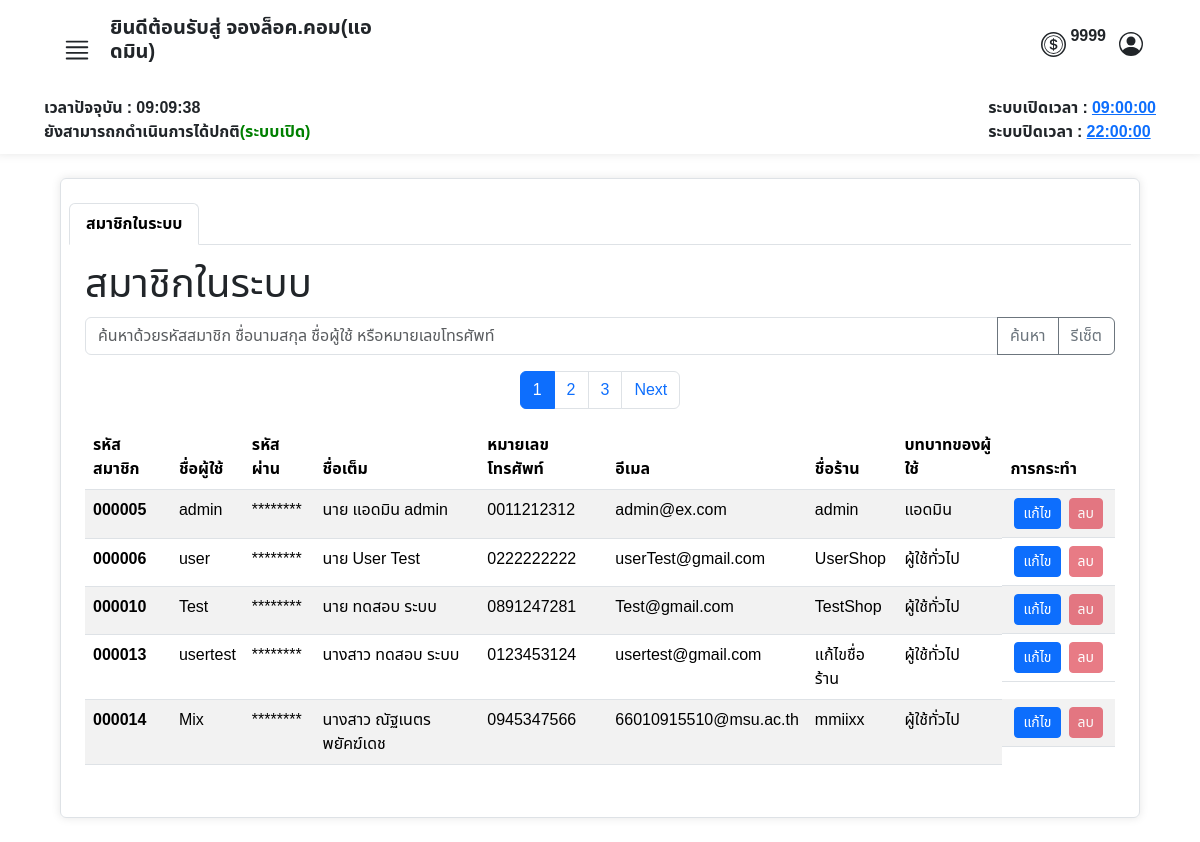
Page /admin/view_member.php (signed in) on the committed database.
### tables this page shows
CREATE TABLE `operating_hours` (
  `id` int(11) NOT NULL,
  `opening_time` time NOT NULL,
  `closing_time` time NOT NULL
);

CREATE TABLE `tbl_user` (
  `user_id` int(6) UNSIGNED ZEROFILL NOT NULL COMMENT 'รหัสลูกค้า',
  `prefix` enum('นาย','นาง','นางสาว') NOT NULL COMMENT 'คำนำหน้าชื่อ',
  `firstname` varchar(255) NOT NULL COMMENT 'ชื่อ',
  `lastname` varchar(255) NOT NULL COMMENT 'นามสกุล',
  `tel` varchar(11) NOT NULL COMMENT 'เบอร์โทรศัพท์',
  `email` varchar(255) NOT NULL COMMENT 'อีเมลล์',
  `username` varchar(255) NOT NULL COMMENT 'ชื่อผู้ใช้',
  `password` varchar(255) NOT NULL COMMENT 'รหัสผ่าน',
  `userrole` int(3) NOT NULL COMMENT '1=ลูกค้า,2=แอดมิน',
  `shop_name` varchar(50) NOT NULL COMMENT 'ชื่อร้านค้า',
  `token` int(11) NOT NULL,
  `last_login` datetime DEFAULT NULL
);

### admin/view_member.php (the view, shortened to what this page needs)
<?php
require("../condb.php");
?>
<!DOCTYPE html>
<html lang="en">
<head>
    <link href="https://cdn.jsdelivr.net/npm/bootstrap@5.3.3/dist/css/bootstrap.min.css" rel="stylesheet">
    <link rel="stylesheet" href="../asset/css/font.css">
    <link rel="stylesheet" href="https://cdn.jsdelivr.net/npm/sweetalert2@11/dist/sweetalert2.min.css">
</head>
<body>
    <?php include('./admin_nav.php'); ?>
    <div class="container my-4 px-2 border bgcolor py-4 rounded overflow-auto" style="width: 90%; height: 40rem;">
        <ul class="nav nav-tabs" id="myTab">
            <li class="nav-item">
                <a class="nav-link active" data-bs-toggle="tab" href="#categort"><strong>สมาชิกในระบบ</strong></a>
            </li>
        </ul>
        <div class="tab-content" id="myTabContent">
            <div class="tab-pane fade show active mt-2 mx-2 p-2" id="categort">
                <div>
                    <h1>สมาชิกในระบบ</h1>
                </div>
                <div class="mt-2">
                    <form method="GET">
                        <div class="input-group mb-3">
                            <input class="form-control" type="text" name="search_query" placeholder="ค้นหาด้วยรหัสสมาชิก ชื่อนามสกุล ชื่อผู้ใช้ หรือหมายเลขโทรศัพท์" value="<?php echo isset($_GET['search_query']) ? htmlspecialchars($_GET['search_query']) : ''; ?>">
                            <button class="btn btn-outline-secondary" type="submit">ค้นหา</button>
                            <a href="?reset=true" class="btn btn-outline-secondary">รีเซ็ต</a>
                        </div>
                    </form>
                    <?php
                    $results_per_page = 5;
                    $sql_total = "SELECT COUNT(*) FROM tbl_user";
                    $result_total = $conn->query($sql_total);
                    $row_total = $result_total->fetch_row();
                    $total_records = $row_total[0];
                    if ($results_per_page > 0) {
                        $total_pages = ceil($total_records / $results_per_page);
                    } else {
                        echo "Error: Results per page must be greater than 0.";
                        exit;
                    }
                    $current_page = isset($_GET['page']) ? (int)$_GET['page'] : 1;
                    $adjacents = 1;
                    echo "<nav>";
                    echo "<ul class='pagination justify-content-center'>";
                    if ($total_pages <= (1 + ($adjacents * 2))) {
                        for ($i = 1; $i <= $total_pages; $i++) {
                            if ($i == $current_page) {
                                echo "<li class='page-item active'><a class='page-link' href='#'>" . $i . "</a></li>";
                            } else {
                                echo "<li class='page-item'><a class='page-link' href='?page=" . $i . "'>" . $i . "</a></li>";
                            }
                        }
                    }
                    if ($current_page < $total_pages) {
                        echo "<li class='page-item'><a class='page-link' href='?page=" . ($current_page + 1) . "'>Next</a></li>";
                    }
                    echo "</ul>";
                    echo "</nav>";
                    $sql = "SELECT * FROM tbl_user";
                    $start_from = ($current_page - 1) * $results_per_page;
                    $sql .= " LIMIT $start_from, $results_per_page";
                    $result = $conn->query($sql);
                    if ($result->num_rows > 0) {
                        echo "<table class='table table-striped'>";
                        echo "<thead>
                <tr>
                    <th>รหัสสมาชิก</th>
                    <th>ชื่อผู้ใช้</th>
                    <th>รหัสผ่าน</th>
                    <th>ชื่อเต็ม</th>
                    <th>หมายเลขโทรศัพท์</th>
                    <th>อีเมล</th>
                    <th>ชื่อร้าน</th>
                    <th>บทบาทของผู้ใช้</th>
                    <th>การกระทำ</th>
                </tr>
                </thead>";
                        echo "<tbody>";
                        while ($row = $result->fetch_assoc()) {
                            $fullmembername = htmlspecialchars($row["prefix"] . " " . $row["firstname"] . " " . $row["lastname"]);
                            $password = htmlspecialchars($row["password"]);
                            $canDelete = (strtotime($row['last_login']) < strtotime('-1 year')) ? '' : 'disabled';
                            echo "<tr data-user-id='" . htmlspecialchars($row["user_id"]) . "'>";
                            echo "<td><strong>" . htmlspecialchars($row["user_id"]) . "</strong></td>";
                            echo "<td>" . htmlspecialchars($row["username"]) . "</td>";
                            echo "<td><span class='password-toggle' data-password='$password'>********</span></td>";
                            echo "<td>" . $fullmembername . "</td>";
                            echo "<td>" . htmlspecialchars($row["tel"]) . "</td>";
                            echo "<td>" . htmlspecialchars($row["email"]) . "</td>";
                            echo "<td>" . htmlspecialchars($row["shop_name"]) . "</td>";
                            echo "<td>" . ($row["userrole"] == 1 ? "แอดมิน" : "ผู้ใช้ทั่วไป") . "</td>";
                            echo "<td class='d-flex'>
                        <button class='btn mx-1 btn-sm btn-primary edit-btn' data-bs-toggle='modal' data-bs-target='#editModal' data-user-id='" . htmlspecialchars($row["user_id"]) . "'>แก้ไข</button>
                        <button class='btn mx-1 btn-sm btn-danger delete-btn' $canDelete data-user-id='" . htmlspecialchars($row["user_id"]) . "'>ลบ</button>
                    </td>";
                            echo "</tr>";
                        }
                        echo "</tbody>";
                        echo "</table>";
                    } else {
                        echo "ไม่พบข้อมูล";
                    }
                    ?>
                </div>
            </div>
        </div>
    </div>
</body>
</html>

### admin/admin_nav.php (shortened to what this page needs)
<nav class="row g-2 bgcolor">
    <div class="col-12 d-flex justify-content-between px-5 py-3">
        <div class="col-4">
            <div class="d-flex align-items-end ">
                <button class="btn" type="button" data-bs-toggle="offcanvas" data-bs-target="#offcanvasWithBothOptions" aria-controls="offcanvasWithBothOptions">
                </button>
                <h5>
                    <strong>ยินดีต้อนรับสู่ จองล็อค.คอม(แอดมิน)</strong>
                </h5>
            </div>
        </div>
        <div class="d-flex align-items-center ">
            <div class="row  ">
                <div class="col d-flex align-items-center justify-content-center">
                    <p class="ms-1">
                        <strong>
                            <?php
                            echo $_SESSION["token"];
                            ?>
                        </strong>
                    </p>
                </div>
            </div>
            <button class="btn " type="button" data-bs-toggle="modal" data-bs-target="#ProfileModal">
            </button>
        </div>
    </div>
    <?php
    require("../condb.php");
    $sql_time = "SELECT opening_time, closing_time FROM operating_hours LIMIT 1";
    $result = $conn->query($sql_time);
    $row_time = $result->fetch_assoc();
    $openingTime = $row_time['opening_time'];
    $closingTime = $row_time['closing_time'];
    ?>
    <div class="col-12 d-flex justify-content-between px-5">
        <strong>
            <div id="time"></div>
            <div id="status"></div>
        </strong>
        <strong>
            <div id="opening_time">ระบบเปิดเวลา : <a href="#" data-bs-toggle="modal" data-bs-target="#editTimeModal"><?php echo $openingTime; ?></a></div>
            <div id="closing_time">ระบบปิดเวลา : <a href="#" data-bs-toggle="modal" data-bs-target="#editTimeModal"><?php echo $closingTime; ?></a></div>
        </strong>
    </div>
</nav>

### admin/view_member.php (style rules this page uses)
body { background-image: url(../asset/img/img.market2.jpg); width: 100%; height: 100%; background-repeat: repeat; background-size: cover; }

### admin/admin_nav.php (style rules this page uses)
.bgcolor { background-color: rgba(255, 255, 255, 0.9); padding-bottom: 10px; box-shadow: 0 0 10px rgba(0, 0, 0, 0.1); }

### rows in the picture
operating_hours: opening_time "09:00:00", closing_time "22:00:00"
tbl_user: user_id "000005", username "admin", fullmembername "นาย แอดมิน admin", tel "0011212312", email "admin@ex.com", shop_name "admin"
tbl_user: user_id "000006", username "user", fullmembername "นาย User Test", tel "0222222222", email "userTest@gmail.com", shop_name "UserShop", shows "ผู้ใช้ทั่วไป"
tbl_user: user_id "000010", username "Test", fullmembername "นาย ทดสอบ ระบบ", tel "0891247281", email "Test@gmail.com", shop_name "TestShop", shows "ผู้ใช้ทั่วไป"
tbl_user: user_id "000013", username "usertest", fullmembername "นางสาว ทดสอบ ระบบ", tel "0123453124", email "usertest@gmail.com", shop_name "แก้ไขชื่อร้าน", shows "ผู้ใช้ทั่วไป"
tbl_user: user_id "000014", username "Mix", fullmembername "นางสาว ณัฐเนตร พยัคฆ์เดช", tel "0945347566", email "66010915510@msu.ac.th", shop_name "mmiixx", shows "ผู้ใช้ทั่วไป"

### other values in the picture
$_SESSION["token"] "9999"
